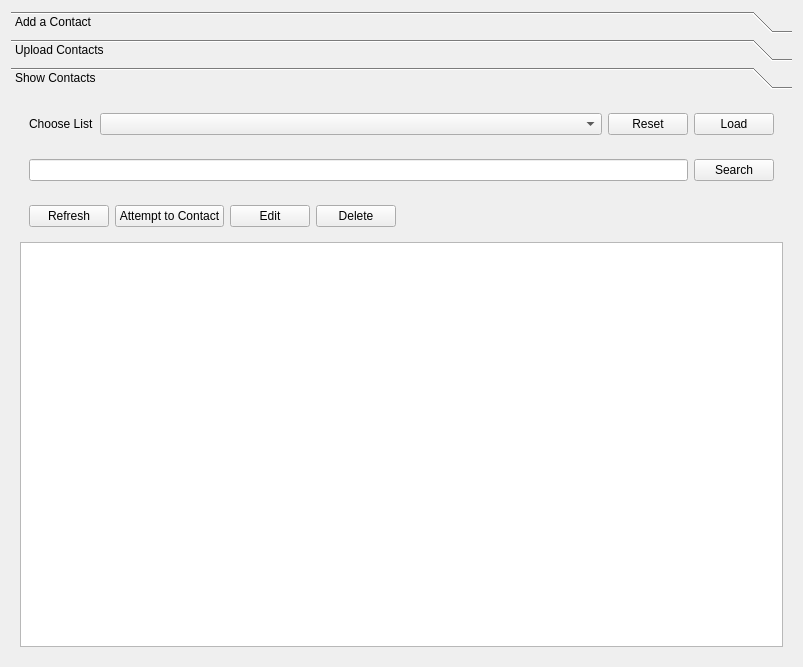
<?xml version="1.0" encoding="UTF-8"?>
<ui version="4.0">
 <class>frmContacts</class>
 <widget class="QFrame" name="frmContacts">
  <property name="geometry">
   <rect>
    <x>0</x>
    <y>0</y>
    <width>803</width>
    <height>667</height>
   </rect>
  </property>
  <property name="windowTitle">
   <string>Frame</string>
  </property>
  <layout class="QVBoxLayout" name="verticalLayout">
   <item>
    <widget class="QToolBox" name="toolBox">
     <property name="currentIndex">
      <number>2</number>
     </property>
     <widget class="QWidget" name="tbAddAContact">
      <property name="geometry">
       <rect>
        <x>0</x>
        <y>0</y>
        <width>785</width>
        <height>559</height>
       </rect>
      </property>
      <attribute name="label">
       <string>Add a Contact</string>
      </attribute>
      <layout class="QFormLayout" name="formLayout">
       <item row="0" column="0">
        <widget class="QLabel" name="label">
         <property name="text">
          <string>List</string>
         </property>
        </widget>
       </item>
       <item row="0" column="1">
        <widget class="QComboBox" name="comboBox"/>
       </item>
       <item row="2" column="0">
        <widget class="QLabel" name="label_2">
         <property name="text">
          <string>First Name</string>
         </property>
        </widget>
       </item>
       <item row="2" column="1">
        <widget class="QLineEdit" name="lineEdit"/>
       </item>
       <item row="4" column="0">
        <widget class="QLabel" name="label_3">
         <property name="text">
          <string>Last Name</string>
         </property>
        </widget>
       </item>
       <item row="4" column="1">
        <widget class="QLineEdit" name="lineEdit_2"/>
       </item>
       <item row="6" column="0">
        <widget class="QLabel" name="label_4">
         <property name="text">
          <string>Phone</string>
         </property>
        </widget>
       </item>
       <item row="6" column="1">
        <widget class="QLineEdit" name="lineEdit_4"/>
       </item>
       <item row="8" column="0">
        <widget class="QLabel" name="label_5">
         <property name="text">
          <string>Email</string>
         </property>
        </widget>
       </item>
       <item row="8" column="1">
        <widget class="QLineEdit" name="lineEdit_5"/>
       </item>
       <item row="10" column="0">
        <widget class="QLabel" name="label_11">
         <property name="text">
          <string>City</string>
         </property>
        </widget>
       </item>
       <item row="10" column="1">
        <widget class="QLineEdit" name="lineEdit_11"/>
       </item>
       <item row="12" column="0">
        <widget class="QLabel" name="label_10">
         <property name="text">
          <string>State</string>
         </property>
        </widget>
       </item>
       <item row="12" column="1">
        <widget class="QLineEdit" name="lineEdit_10"/>
       </item>
       <item row="14" column="0">
        <widget class="QLabel" name="label_9">
         <property name="text">
          <string>Country</string>
         </property>
        </widget>
       </item>
       <item row="14" column="1">
        <widget class="QLineEdit" name="lineEdit_9"/>
       </item>
       <item row="16" column="0">
        <widget class="QLabel" name="label_8">
         <property name="text">
          <string>Zipcode</string>
         </property>
        </widget>
       </item>
       <item row="16" column="1">
        <widget class="QLineEdit" name="lineEdit_8"/>
       </item>
       <item row="18" column="0">
        <widget class="QLabel" name="label_7">
         <property name="text">
          <string>Company</string>
         </property>
        </widget>
       </item>
       <item row="18" column="1">
        <widget class="QLineEdit" name="lineEdit_7"/>
       </item>
       <item row="20" column="0">
        <widget class="QLabel" name="label_6">
         <property name="text">
          <string>Description</string>
         </property>
        </widget>
       </item>
       <item row="20" column="1">
        <widget class="QTextEdit" name="textEdit"/>
       </item>
       <item row="22" column="0">
        <widget class="QPushButton" name="pushButton_4">
         <property name="text">
          <string>Cancel</string>
         </property>
        </widget>
       </item>
       <item row="22" column="1">
        <widget class="QPushButton" name="pushButton_6">
         <property name="text">
          <string>Save</string>
         </property>
        </widget>
       </item>
      </layout>
     </widget>
     <widget class="QWidget" name="tbUploadContacts">
      <property name="geometry">
       <rect>
        <x>0</x>
        <y>0</y>
        <width>785</width>
        <height>559</height>
       </rect>
      </property>
      <attribute name="label">
       <string>Upload Contacts</string>
      </attribute>
      <layout class="QVBoxLayout" name="verticalLayout_3">
       <item>
        <layout class="QFormLayout" name="formLayout_2">
         <item row="0" column="0">
          <widget class="QLabel" name="label_12">
           <property name="text">
            <string>Choose List</string>
           </property>
          </widget>
         </item>
         <item row="0" column="1">
          <widget class="QComboBox" name="comboBox_2"/>
         </item>
        </layout>
       </item>
       <item>
        <widget class="QWidget" name="widget_2" native="true">
         <layout class="QVBoxLayout" name="verticalLayout_4">
          <item>
           <widget class="QLabel" name="label_13">
            <property name="text">
             <string>Choose Excel or CSV File</string>
            </property>
           </widget>
          </item>
          <item>
           <widget class="QLabel" name="label_14">
            <property name="text">
             <string>None chosen</string>
            </property>
           </widget>
          </item>
          <item>
           <widget class="QPushButton" name="pushButton_7">
            <property name="text">
             <string>Browse ..</string>
            </property>
           </widget>
          </item>
         </layout>
        </widget>
       </item>
       <item>
        <spacer name="verticalSpacer">
         <property name="orientation">
          <enum>Qt::Vertical</enum>
         </property>
         <property name="sizeHint" stdset="0">
          <size>
           <width>20</width>
           <height>414</height>
          </size>
         </property>
        </spacer>
       </item>
      </layout>
     </widget>
     <widget class="QWidget" name="tbShowContacts">
      <property name="geometry">
       <rect>
        <x>0</x>
        <y>0</y>
        <width>785</width>
        <height>559</height>
       </rect>
      </property>
      <attribute name="label">
       <string>Show Contacts</string>
      </attribute>
      <layout class="QVBoxLayout" name="verticalLayout_2">
       <item>
        <widget class="QWidget" name="widget_3" native="true">
         <layout class="QHBoxLayout" name="horizontalLayout_3">
          <item>
           <widget class="QLabel" name="label_15">
            <property name="sizePolicy">
             <sizepolicy hsizetype="Maximum" vsizetype="Preferred">
              <horstretch>0</horstretch>
              <verstretch>0</verstretch>
             </sizepolicy>
            </property>
            <property name="text">
             <string>Choose List</string>
            </property>
           </widget>
          </item>
          <item>
           <widget class="QComboBox" name="comboBox_3">
            <property name="sizePolicy">
             <sizepolicy hsizetype="Preferred" vsizetype="Fixed">
              <horstretch>0</horstretch>
              <verstretch>0</verstretch>
             </sizepolicy>
            </property>
           </widget>
          </item>
          <item>
           <widget class="QPushButton" name="pushButton_9">
            <property name="sizePolicy">
             <sizepolicy hsizetype="Fixed" vsizetype="Fixed">
              <horstretch>0</horstretch>
              <verstretch>0</verstretch>
             </sizepolicy>
            </property>
            <property name="text">
             <string>Reset</string>
            </property>
           </widget>
          </item>
          <item>
           <widget class="QPushButton" name="pushButton_8">
            <property name="sizePolicy">
             <sizepolicy hsizetype="Maximum" vsizetype="Fixed">
              <horstretch>0</horstretch>
              <verstretch>0</verstretch>
             </sizepolicy>
            </property>
            <property name="text">
             <string>Load</string>
            </property>
           </widget>
          </item>
         </layout>
        </widget>
       </item>
       <item>
        <widget class="QWidget" name="widget_4" native="true">
         <layout class="QHBoxLayout" name="horizontalLayout_2">
          <item>
           <widget class="QLineEdit" name="lineEdit_3"/>
          </item>
          <item>
           <widget class="QPushButton" name="pushButton_5">
            <property name="text">
             <string>Search</string>
            </property>
           </widget>
          </item>
         </layout>
        </widget>
       </item>
       <item>
        <widget class="QWidget" name="widget" native="true">
         <layout class="QHBoxLayout" name="horizontalLayout">
          <item>
           <widget class="QPushButton" name="pushButton_3">
            <property name="text">
             <string>Refresh</string>
            </property>
           </widget>
          </item>
          <item>
           <widget class="QPushButton" name="pushButton_10">
            <property name="text">
             <string>Attempt to Contact</string>
            </property>
           </widget>
          </item>
          <item>
           <widget class="QPushButton" name="pushButton">
            <property name="text">
             <string>Edit</string>
            </property>
           </widget>
          </item>
          <item>
           <widget class="QPushButton" name="pushButton_2">
            <property name="text">
             <string>Delete</string>
            </property>
           </widget>
          </item>
          <item>
           <spacer name="horizontalSpacer">
            <property name="orientation">
             <enum>Qt::Horizontal</enum>
            </property>
            <property name="sizeHint" stdset="0">
             <size>
              <width>40</width>
              <height>20</height>
             </size>
            </property>
           </spacer>
          </item>
         </layout>
        </widget>
       </item>
       <item>
        <widget class="QTableView" name="tableView"/>
       </item>
      </layout>
     </widget>
    </widget>
   </item>
  </layout>
 </widget>
 <resources/>
 <connections/>
</ui>
